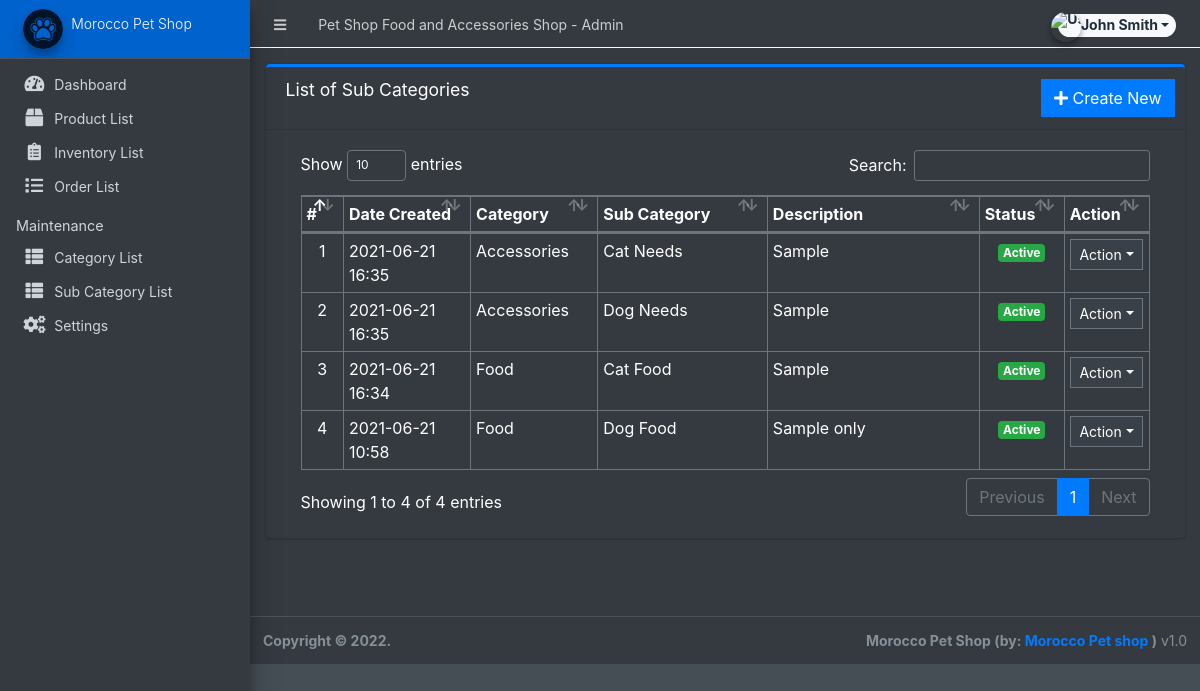
The app's page /admin/?page=maintenance/sub_category (signed in), older data.
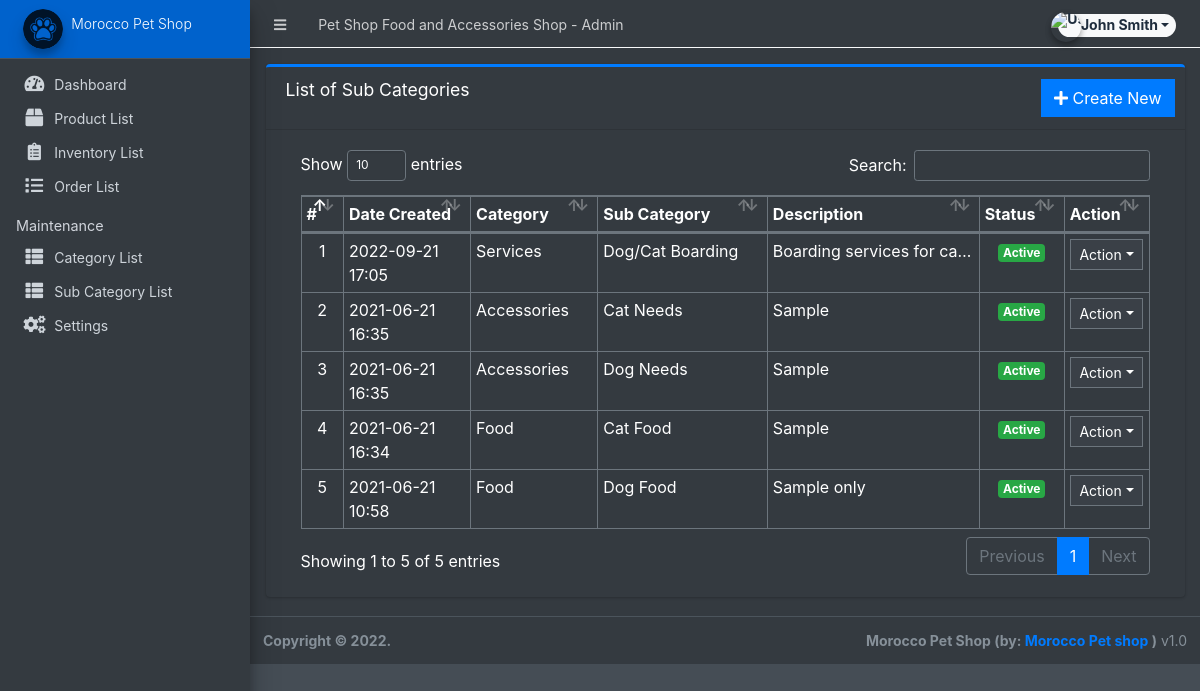
The same page, newer data.
### tables this page shows
CREATE TABLE `sub_categories` (
  `id` int(30) NOT NULL,
  `parent_id` int(30) NOT NULL,
  `sub_category` varchar(250) NOT NULL,
  `description` text NOT NULL,
  `status` tinyint(1) NOT NULL DEFAULT 1,
  `date_created` datetime NOT NULL DEFAULT current_timestamp()
);

CREATE TABLE `categories` (
  `id` int(30) NOT NULL,
  `category` varchar(250) NOT NULL,
  `description` text DEFAULT NULL,
  `status` tinyint(1) NOT NULL DEFAULT 1,
  `date_created` datetime NOT NULL DEFAULT current_timestamp()
);

### admin/maintenance/sub_category.php (the view, shortened to what this page needs)
<div class="card card-outline card-primary">
	<div class="card-header">
		<h3 class="card-title">List of Sub Categories</h3>
		<div class="card-tools">
			<a href="?page=maintenance/manage_sub_category" class="btn btn-flat btn-primary"><span class="fas fa-plus"></span>  Create New</a>
		</div>
	</div>
	<div class="card-body">
		<div class="container-fluid">
        <div class="container-fluid">
			<table class="table table-bordered table-stripped">
				<colgroup>
					<col width="5%">
					<col width="15%">
					<col width="15%">
					<col width="20%">
					<col width="25%">
					<col width="10%">
					<col width="10%">
				</colgroup>
				<thead>
					<tr>
						<th>#</th>
						<th>Date Created</th>
						<th>Category</th>
						<th>Sub Category</th>
						<th>Description</th>
						<th>Status</th>
						<th>Action</th>
					</tr>
				</thead>
				<tbody>
					<?php
					$i = 1;
						$qry = $conn->query("SELECT s.*,c.category from `sub_categories` s inner join `categories` c on c.id = s.parent_id order by unix_timestamp(s.date_created) desc ");
						while($row = $qry->fetch_assoc()):
                            $row['description'] = strip_tags(stripslashes(html_entity_decode($row['description'])));
					?>
						<tr>
							<td class="text-center"><?php echo $i++; ?></td>
							<td><?php echo date("Y-m-d H:i",strtotime($row['date_created'])) ?></td>
							<td><?php echo $row['category'] ?></td>
							<td><?php echo $row['sub_category'] ?></td>
							<td ><p class="truncate-1 m-0"><?php echo $row['description'] ?></p></td>
							<td class="text-center">
                                <?php if($row['status'] == 1): ?>
                                    <span class="badge badge-success">Active</span>
                                <?php else: ?>
                                    <span class="badge badge-danger">Inactive</span>
                                <?php endif; ?>
                            </td>
							<td align="center">
								 <button type="button" class="btn btn-flat btn-default btn-sm dropdown-toggle dropdown-icon" data-toggle="dropdown">
				                  		Action
				                  </button>
							</td>
						</tr>
					<?php endwhile; ?>
				</tbody>
			</table>
		</div>
		</div>
	</div>
</div>

Row changes from the older to the newer data that the page shows:
added sub_categories: date_created "2022-09-21 17:05", categories.category "Services", sub_category "Dog/Cat Boarding", description "Boarding services for…", status "Active"
Text that changed along with them:
text written by a page script: "Show entries Search: Showing 1 to 4 of 4 entries Previous 1 Next" → "Show entries Search: Showing 1 to 5 of 5 entries Previous 1 Next"
